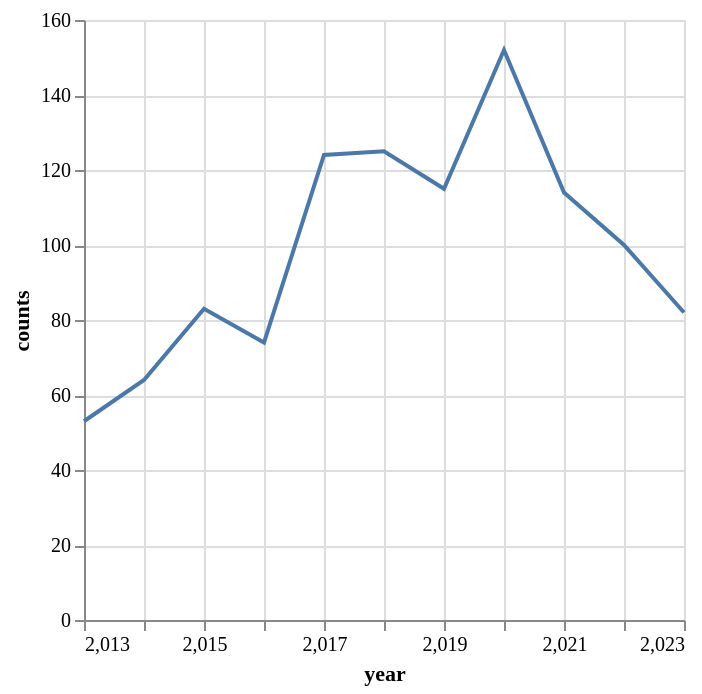

The notebook cell saved with this chart:
### Code cell
alt.Chart(gtr_ts_df).mark_line().encode(
    x='year',
    y='counts'
)

### Figure 1 — Vega-Lite specification as saved in the notebook (floating-point values rounded to 4 significant figures)
{"config": {"title": {"font": "Averta", "anchor": "start"}, "subtitle": {"font": "Averta"}, "axis": {"labelFont": "Averta", "titleFont": "Averta"}, "header": {"labelFont": "Averta", "titleFont": "Averta"}, "legend": {"labelFont": "Averta", "titleFont": "Averta"}, "range": {"category": ["#0000FF", "#FDB633", "#18A48C", "#9A1BBE", "#EB003B", "#FF6E47", "#646363", "#0F294A", "#97D9E3", "#A59BEE", "#F6A4B7", "#D2C9C0", "#FFFFFF", "#000000"], "ordinal": {"scheme": ["#0000FF", "#FDB633", "#18A48C", "#9A1BBE", "#EB003B", "#FF6E47", "#646363", "#0F294A", "#97D9E3", "#A59BEE", "#F6A4B7", "#D2C9C0", "#FFFFFF", "#000000"]}}}, "data": {"name": "data-ec8cb661b678685aeca920b0c7503156"}, "mark": "line", "encoding": {"x": {"field": "year", "type": "quantitative"}, "y": {"field": "counts", "type": "quantitative"}}, "$schema": "https://vega.github.io/schema/vega-lite/v4.17.0.json", "datasets": {"data-ec8cb661b678685aeca920b0c7503156": [{"year": 2013, "counts": 53, "amount": 37100.0}, {"year": 2014, "counts": 64, "amount": 66540.0}, {"year": 2015, "counts": 83, "amount": 28810.0}, {"year": 2016, "counts": 74, "amount": 31990.0}, {"year": 2017, "counts": 124, "amount": 35870.0}, {"year": 2018, "counts": 125, "amount": 51960.0}, {"year": 2019, "counts": 115, "amount": 60560.0}, {"year": 2020, "counts": 152, "amount": 55890.0}, {"year": 2021, "counts": 114, "amount": 62900.0}, {"year": 2022, "counts": 100, "amount": 54390.0}, {"year": 2023, "counts": 82, "amount": 58930.0}]}}
